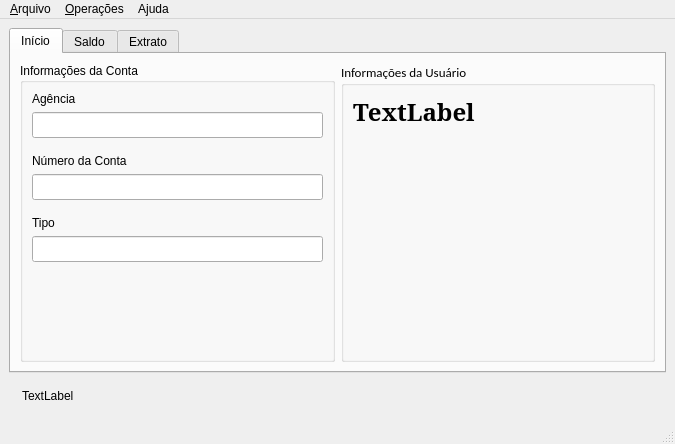
<?xml version="1.0" encoding="UTF-8"?>
<ui version="4.0">
 <class>MainWindow</class>
 <widget class="QMainWindow" name="MainWindow">
  <property name="geometry">
   <rect>
    <x>0</x>
    <y>0</y>
    <width>675</width>
    <height>444</height>
   </rect>
  </property>
  <property name="windowTitle">
   <string>Bankii - Minha Conta</string>
  </property>
  <widget class="QWidget" name="centralwidget">
   <layout class="QVBoxLayout" name="verticalLayout">
    <item>
     <widget class="QTabWidget" name="tabWidget">
      <property name="tabShape">
       <enum>QTabWidget::Rounded</enum>
      </property>
      <property name="currentIndex">
       <number>0</number>
      </property>
      <widget class="QWidget" name="tab">
       <attribute name="icon">
        <iconset>
         <normaloff>assets/11792205231582004499-128.png</normaloff>assets/11792205231582004499-128.png</iconset>
       </attribute>
       <attribute name="title">
        <string>Início</string>
       </attribute>
       <layout class="QHBoxLayout" name="horizontalLayout">
        <item>
         <widget class="QGroupBox" name="groupBox_3">
          <property name="title">
           <string>Informações da Conta</string>
          </property>
          <layout class="QVBoxLayout" name="verticalLayout_2">
           <item>
            <widget class="QLabel" name="label_5">
             <property name="styleSheet">
              <string notr="true">font: 10pt &quot;Calibri&quot;;</string>
             </property>
             <property name="text">
              <string>Agência</string>
             </property>
            </widget>
           </item>
           <item>
            <widget class="QLineEdit" name="inp_agencia">
             <property name="styleSheet">
              <string notr="true">font: 10pt &quot;Calibri&quot;;
padding: 4px;
margin-bottom: 10px;</string>
             </property>
             <property name="readOnly">
              <bool>true</bool>
             </property>
            </widget>
           </item>
           <item>
            <widget class="QLabel" name="label_6">
             <property name="styleSheet">
              <string notr="true">font: 10pt &quot;Calibri&quot;;</string>
             </property>
             <property name="text">
              <string>Número da Conta</string>
             </property>
            </widget>
           </item>
           <item>
            <widget class="QLineEdit" name="inp_numero_conta">
             <property name="styleSheet">
              <string notr="true">font: 10pt &quot;Calibri&quot;;
padding: 4px;
margin-bottom: 10px;</string>
             </property>
             <property name="readOnly">
              <bool>true</bool>
             </property>
            </widget>
           </item>
           <item>
            <widget class="QLabel" name="label_7">
             <property name="styleSheet">
              <string notr="true">font: 10pt &quot;Calibri&quot;;</string>
             </property>
             <property name="text">
              <string>Tipo</string>
             </property>
            </widget>
           </item>
           <item>
            <widget class="QLineEdit" name="inp_tipo_conta">
             <property name="styleSheet">
              <string notr="true">font: 10pt &quot;Calibri&quot;;
padding: 4px;
margin-bottom: 10px;</string>
             </property>
             <property name="readOnly">
              <bool>true</bool>
             </property>
            </widget>
           </item>
           <item>
            <spacer name="verticalSpacer_2">
             <property name="orientation">
              <enum>Qt::Vertical</enum>
             </property>
             <property name="sizeHint" stdset="0">
              <size>
               <width>20</width>
               <height>40</height>
              </size>
             </property>
            </spacer>
           </item>
          </layout>
         </widget>
        </item>
        <item>
         <widget class="QGroupBox" name="groupBox_4">
          <property name="font">
           <font>
            <family>Calibri</family>
            <pointsize>10</pointsize>
           </font>
          </property>
          <property name="title">
           <string>Informações da Usuário</string>
          </property>
          <layout class="QVBoxLayout" name="verticalLayout_3">
           <item>
            <widget class="QLabel" name="lbl_nome_usuario">
             <property name="font">
              <font>
               <family>Noto Serif</family>
               <pointsize>18</pointsize>
               <weight>75</weight>
               <bold>true</bold>
              </font>
             </property>
             <property name="text">
              <string>TextLabel</string>
             </property>
            </widget>
           </item>
           <item>
            <spacer name="horizontalSpacer">
             <property name="orientation">
              <enum>Qt::Horizontal</enum>
             </property>
             <property name="sizeHint" stdset="0">
              <size>
               <width>40</width>
               <height>20</height>
              </size>
             </property>
            </spacer>
           </item>
           <item>
            <spacer name="verticalSpacer">
             <property name="orientation">
              <enum>Qt::Vertical</enum>
             </property>
             <property name="sizeHint" stdset="0">
              <size>
               <width>20</width>
               <height>40</height>
              </size>
             </property>
            </spacer>
           </item>
          </layout>
         </widget>
        </item>
       </layout>
      </widget>
      <widget class="QWidget" name="tab_2">
       <attribute name="icon">
        <iconset>
         <normaloff>assets/19543194281582004490-128.png</normaloff>assets/19543194281582004490-128.png</iconset>
       </attribute>
       <attribute name="title">
        <string>Saldo</string>
       </attribute>
       <layout class="QHBoxLayout" name="horizontalLayout_2">
        <item>
         <widget class="QGroupBox" name="groupBox_5">
          <property name="font">
           <font>
            <family>Calibri</family>
            <pointsize>10</pointsize>
           </font>
          </property>
          <property name="title">
           <string>Saldo atual</string>
          </property>
          <layout class="QVBoxLayout" name="verticalLayout_4"/>
         </widget>
        </item>
        <item>
         <widget class="QGroupBox" name="groupBox">
          <property name="title">
           <string>GroupBox</string>
          </property>
          <layout class="QVBoxLayout" name="verticalLayout_6">
           <item>
            <widget class="QLabel" name="label_2">
             <property name="font">
              <font>
               <family>Noto Serif</family>
               <pointsize>18</pointsize>
               <weight>75</weight>
               <bold>true</bold>
              </font>
             </property>
             <property name="text">
              <string>TextLabel</string>
             </property>
             <property name="alignment">
              <set>Qt::AlignRight|Qt::AlignTrailing|Qt::AlignVCenter</set>
             </property>
            </widget>
           </item>
           <item>
            <spacer name="verticalSpacer_3">
             <property name="orientation">
              <enum>Qt::Vertical</enum>
             </property>
             <property name="sizeHint" stdset="0">
              <size>
               <width>20</width>
               <height>40</height>
              </size>
             </property>
            </spacer>
           </item>
          </layout>
         </widget>
        </item>
       </layout>
      </widget>
      <widget class="QWidget" name="tab_3">
       <attribute name="icon">
        <iconset>
         <normaloff>assets/9104314201582004494-128.png</normaloff>assets/9104314201582004494-128.png</iconset>
       </attribute>
       <attribute name="title">
        <string>Extrato</string>
       </attribute>
       <layout class="QHBoxLayout" name="horizontalLayout_3">
        <item>
         <widget class="QGroupBox" name="groupBox_6">
          <property name="font">
           <font>
            <family>Calibri</family>
            <pointsize>10</pointsize>
           </font>
          </property>
          <property name="title">
           <string>Extrato dos últimos dias</string>
          </property>
          <layout class="QVBoxLayout" name="verticalLayout_5"/>
         </widget>
        </item>
        <item>
         <widget class="QGroupBox" name="groupBox_2">
          <property name="title">
           <string>GroupBox</string>
          </property>
          <layout class="QVBoxLayout" name="verticalLayout_7">
           <item>
            <widget class="QLabel" name="label_3">
             <property name="font">
              <font>
               <family>Noto Serif</family>
               <pointsize>18</pointsize>
               <weight>75</weight>
               <bold>true</bold>
              </font>
             </property>
             <property name="text">
              <string>TextLabel</string>
             </property>
             <property name="alignment">
              <set>Qt::AlignLeading|Qt::AlignLeft|Qt::AlignVCenter</set>
             </property>
            </widget>
           </item>
           <item>
            <spacer name="verticalSpacer_4">
             <property name="orientation">
              <enum>Qt::Vertical</enum>
             </property>
             <property name="sizeHint" stdset="0">
              <size>
               <width>20</width>
               <height>261</height>
              </size>
             </property>
            </spacer>
           </item>
          </layout>
         </widget>
        </item>
       </layout>
      </widget>
     </widget>
    </item>
    <item>
     <widget class="QLabel" name="lbl_mensagem">
      <property name="styleSheet">
       <string notr="true">color: '#333A44';
padding: 10px;</string>
      </property>
      <property name="text">
       <string>TextLabel</string>
      </property>
     </widget>
    </item>
   </layout>
  </widget>
  <widget class="QMenuBar" name="menubar">
   <property name="geometry">
    <rect>
     <x>0</x>
     <y>0</y>
     <width>675</width>
     <height>21</height>
    </rect>
   </property>
   <widget class="QMenu" name="menu_Arquivo">
    <property name="title">
     <string>&amp;Arquivo</string>
    </property>
    <addaction name="action_Exit"/>
   </widget>
   <widget class="QMenu" name="menu_Opera_es">
    <property name="title">
     <string>&amp;Operações</string>
    </property>
    <addaction name="action_Depositar"/>
    <addaction name="action_Sacar"/>
    <addaction name="action_Transferir"/>
   </widget>
   <widget class="QMenu" name="menuSobre">
    <property name="title">
     <string>Ajuda</string>
    </property>
    <addaction name="actionSobre"/>
   </widget>
   <addaction name="menu_Arquivo"/>
   <addaction name="menu_Opera_es"/>
   <addaction name="menuSobre"/>
  </widget>
  <widget class="QStatusBar" name="statusbar"/>
  <action name="action_Exit">
   <property name="text">
    <string>&amp;Exit</string>
   </property>
  </action>
  <action name="action_Depositar">
   <property name="text">
    <string>&amp;Depositar</string>
   </property>
   <property name="shortcut">
    <string>Ctrl+D</string>
   </property>
  </action>
  <action name="action_Sacar">
   <property name="text">
    <string>&amp;Sacar</string>
   </property>
   <property name="shortcut">
    <string>Ctrl+S</string>
   </property>
  </action>
  <action name="action_Transferir">
   <property name="text">
    <string>&amp;Transferir</string>
   </property>
   <property name="shortcut">
    <string>Ctrl+T</string>
   </property>
  </action>
  <action name="actionSobre">
   <property name="text">
    <string>Sobre</string>
   </property>
  </action>
 </widget>
 <resources/>
 <connections/>
</ui>
